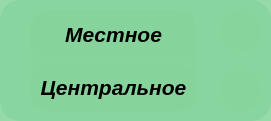
     <widget class="QFrame" name="frame_5">
      <property name="geometry">
       <rect>
        <x>930</x>
        <y>10</y>
        <width>271</width>
        <height>121</height>
       </rect>
      </property>
      <property name="styleSheet">
       <string notr="true">background-color: rgb(135, 212, 157,220); border-radius: 20</string>
      </property>
      <property name="frameShape">
       <enum>QFrame::StyledPanel</enum>
      </property>
      <property name="frameShadow">
       <enum>QFrame::Raised</enum>
      </property>
      <widget class="QLabel" name="label_44">
       <property name="geometry">
        <rect>
         <x>220</x>
         <y>10</y>
         <width>41</width>
         <height>41</height>
        </rect>
       </property>
       <property name="text">
        <string/>
       </property>
       <property name="pixmap">
        <pixmap resource="../ControlLaser_LinUDP/newprefix.qrc">:/newPrefix/png/blue-led-on.png</pixmap>
       </property>
       <property name="scaledContents">
        <bool>true</bool>
       </property>
      </widget>
      <widget class="QLabel" name="label_45">
       <property name="geometry">
        <rect>
         <x>220</x>
         <y>70</y>
         <width>41</width>
         <height>41</height>
        </rect>
       </property>
       <property name="text">
        <string/>
       </property>
       <property name="pixmap">
        <pixmap resource="../ControlLaser_LinUDP/newprefix.qrc">:/newPrefix/png/blue-led-on.png</pixmap>
       </property>
       <property name="scaledContents">
        <bool>true</bool>
       </property>
      </widget>
      <widget class="QWidget" name="layoutWidget">
       <property name="geometry">
        <rect>
         <x>30</x>
         <y>10</y>
         <width>167</width>
         <height>101</height>
        </rect>
       </property>
       <layout class="QVBoxLayout" name="verticalLayout_3">
        <item>
         <widget class="QLabel" name="label_42">
          <property name="font">
           <font>
            <family>Arial</family>
            <pointsize>16</pointsize>
            <weight>75</weight>
            <italic>true</italic>
            <bold>true</bold>
           </font>
          </property>
          <property name="styleSheet">
           <string notr="true">background-color: rgb(135, 212, 157,220); border-radius: 20</string>
          </property>
          <property name="text">
           <string>Местное</string>
          </property>
          <property name="alignment">
           <set>Qt::AlignCenter</set>
          </property>
         </widget>
        </item>
        <item>
         <widget class="QLabel" name="label_43">
          <property name="font">
           <font>
            <family>Arial</family>
            <pointsize>16</pointsize>
            <weight>75</weight>
            <italic>true</italic>
            <bold>true</bold>
           </font>
          </property>
          <property name="styleSheet">
           <string notr="true">background-color: rgb(135, 212, 157,220); border-radius: 20</string>
          </property>
          <property name="text">
           <string>Центральное</string>
          </property>
          <property name="alignment">
           <set>Qt::AlignCenter</set>
          </property>
         </widget>
        </item>
       </layout>
      </widget>
     </widget>
